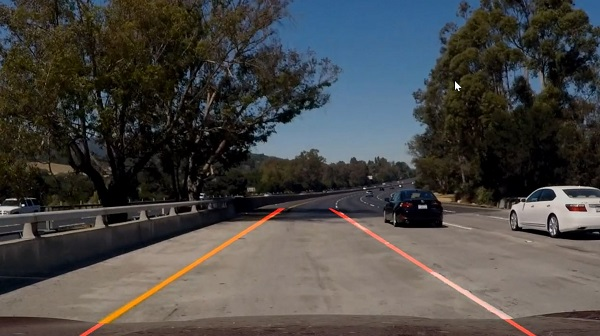
#> input picture P1-Lane-Lines/challenge.jpg, 600 x 336 px
$ python -i utils.py   (imports and definitions only)
#> lines starting #> are read from the running program, lines starting #| are printed output that depends on the picture; after the words box and inside, x2 and y2 are one past the last pixel; in counts of white or black regions, pixels touching at a corner belong together
import cv2
import numpy as np


# [7 lines left out: function grayscale, not called in this run]
    # Or use BGR2GRAY if you read an image with cv2.imread()
    # return cv2.cvtColor(img, cv2.COLOR_BGR2GRAY)


def filter_color(img, white_low_threshold=225):
    """
    Filter out other colors except white and yellow (lane colors).
    I had some problem getting the white just right, so I left the lower threshold to be parametrizable.
    """
#> called with white_low_threshold = 225
    hsv = cv2.cvtColor(img, cv2.COLOR_RGB2HSV)
#> hsv: shape (336, 600, 3); mean H, S, V 46.4, 90.9, 82.9

    ## mask of WHITE
    mask1 = cv2.inRange(hsv, (0, 0, white_low_threshold), (180, 255, 255))
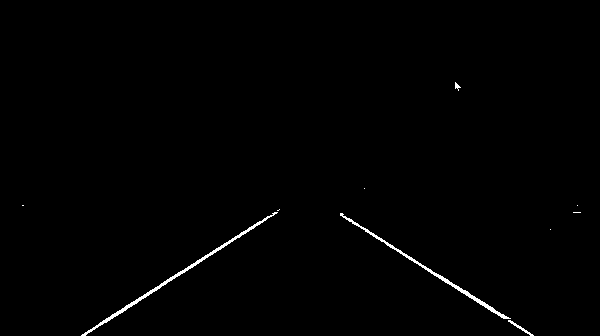
#> mask1: shape (336, 600); 0.71% white in thin lines or dots, all inside (x1, y1, x2, y2) = (22, 82, 581, 336)

    # mask of YELLOW
    mask2 = cv2.inRange(hsv, (20, 100, 100), (30, 255, 255))
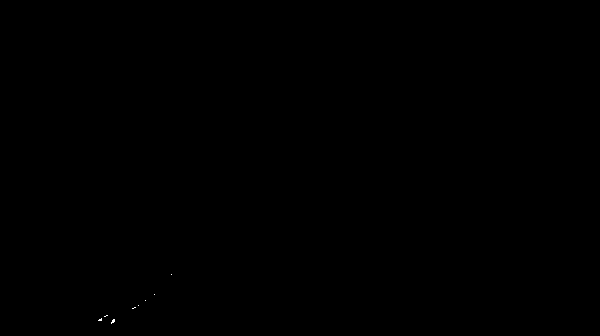
#> mask2: shape (336, 600); 0.02% white in thin lines or dots, all inside (x1, y1, x2, y2) = (98, 274, 172, 324)

    ## final mask and masked image
    mask = cv2.bitwise_or(mask1, mask2)
    target = cv2.bitwise_and(img, img, mask=mask)
    return target


def canny(img, low_threshold, high_threshold):
    """Applies the Canny transform"""
    return cv2.Canny(img, low_threshold, high_threshold)


def gaussian_blur(img, kernel_size):
    """Applies a Gaussian Noise kernel"""
    return cv2.GaussianBlur(img, (kernel_size, kernel_size), 0)


# [149 lines left out: functions region_of_interest, create_lines_from_points, approx_line, draw_lines, compute_slope, hough_lines and 2 more, not called in this run]

>>> import cv2
>>> picture = cv2.cvtColor(cv2.imread('challenge.jpg'), cv2.COLOR_BGR2RGB)
>>> result = filter_color(picture)
